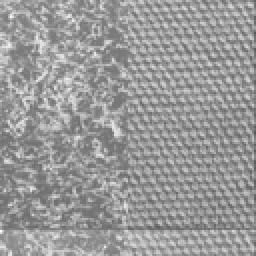
%> input picture Project/CSE585-P4/d9d77.gif, 128 x 128 px, shrunk from 513 x 512 before the run (shown 2 times larger)
$ octave Gabor_texture.m   (GNU Octave 9; MATLAB toolbox functions it lacks are replaced by stand-ins)
%> lines starting %> are read from the running program, lines starting %| are printed output that depends on the picture
%% Load image
clc, clear, close all
im = imread('d9d77.gif');
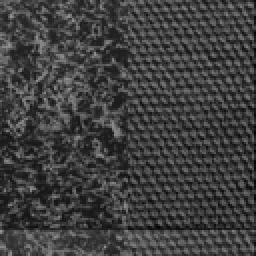
%> im: size 128x128 uint8 (shown 2 times larger); min 0, max 148, mean 62.9
%t = 2; % 1 means texture 1, 2 means texture 2
% convert to binary
im_bin = imbinarize(im);
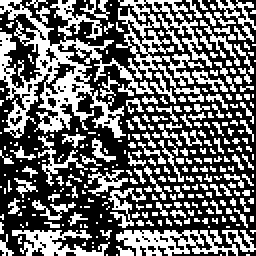
%> im_bin: size 128x128 logical (shown 2 times larger); 41.4% white in thin lines or dots
figure
imshow(im_bin), title('Original Texture')
pause(0.1)

%% Parameters
% [13 lines of commented-out code are left out]
F = 0.063;
theta = 60;
sigma_1 = 36;
sigma_2 = 36;
[row, col] = size(im_bin);
%> row = 128; col = 128
i_1 = zeros(row, col);
i_2 = zeros(row, col);
m = zeros(row, col);
%% Gabor filter, L18-4
% Step 1
for x = 1 + 2*sigma_1: row - 2*sigma_1
    for y = 1: col
        for c = x - 2*sigma_1: x + 2*sigma_1 % filter size
            i_1(x,y) = i_1(x,y) + im_bin(c,y)*h1(x - c, sigma_1, F, theta);
        end
    end
end
%> i_1: size 128x128 double; every value is 0

% Step 2
for x = 1 + 2*sigma_1 : row - 2*sigma_1
    for y = 1 + 2*sigma_1: col - 2*sigma_1
        for c = y - 2*sigma_1: y + 2*sigma_1
            i_2(x,y) = i_2(x,y) + i_1(x,c)*h2(y - c, sigma_1, F, theta);
        end
    end
end

% Step 3
for x = 1:row
    for y = 1:col
        m(x,y) = abs(i_2(x,y));
    end
end


%% Gabor filter plot
figure
mesh(m), title('Gabor filter')
%> after `title('Gabor filter')`:
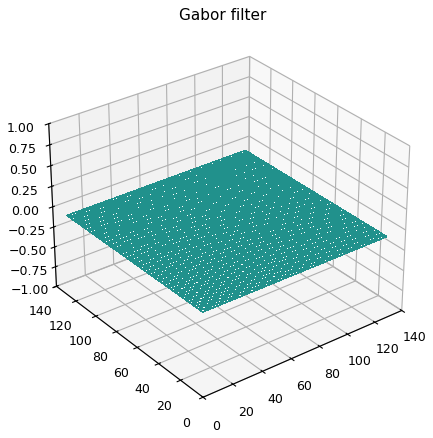
%> figure redrawn from the program's plot data

%% smoothing filter
i_prime = zeros(row, col);
m_prime = zeros(row, col);

for x = 1 + 2*sigma_2: row - 2*sigma_2
    for y = 1: col
        for c = x - 2*sigma_2: x + 2*sigma_2 % filter size
            g = 1/(2*pi*sigma_2)*exp(-0.5*(sigma_2/(x-c))^2);
            i_prime(x,y) = i_prime(x,y) + m(c,y)*g;
        end
    end
end

for x = 1 + 2*sigma_2: row - 2*sigma_2
    for y = 1 + 2*sigma_2: col - 2*sigma_2
        for c = y - 2*sigma_2: y + 2*sigma_2
            g = 1/sigma_2*exp(-0.5*(sigma_2/(y-c))^2);
            m_prime(x,y) = m_prime(x,y) + i_prime(x,c)*g;
        end
    end
end

%% smoothing filter plot
m_prime_new = m_prime(1 + 2*sigma_2:row - 2*sigma_2, 1 + 2*sigma_2:col - 2*sigma_2);
%> m_prime_new = []
figure
mesh(m_prime_new), title('Smoothing filter')
%> after `title('Smoothing filter')`:
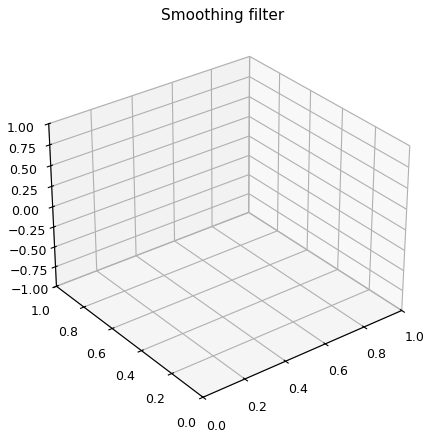
%> figure redrawn from the program's plot data

%%
new_im = im_bin(1 + 2*sigma_2:row - 2*sigma_2, 1 + 2*sigma_2:col - 2*sigma_2);
%> new_im = []
[M,N] = size(new_im);
%> M = 0; N = 0
im_2 = zeros(M,N);
for x = 1:M
    for y = 1:N
        if t == 2
            if(m_prime_new(x,y) > 0.012)
                im_2(x,y) = 1;
            end
        elseif t == 1
            if(m_prime_new(x,y) > 0.023)
                im_2(x,y) = 1;
            end
        end
    end
end
figure
imshowpair(im_2, new_im);
%> (this line was passed over: imshowpair is not available in this run)
